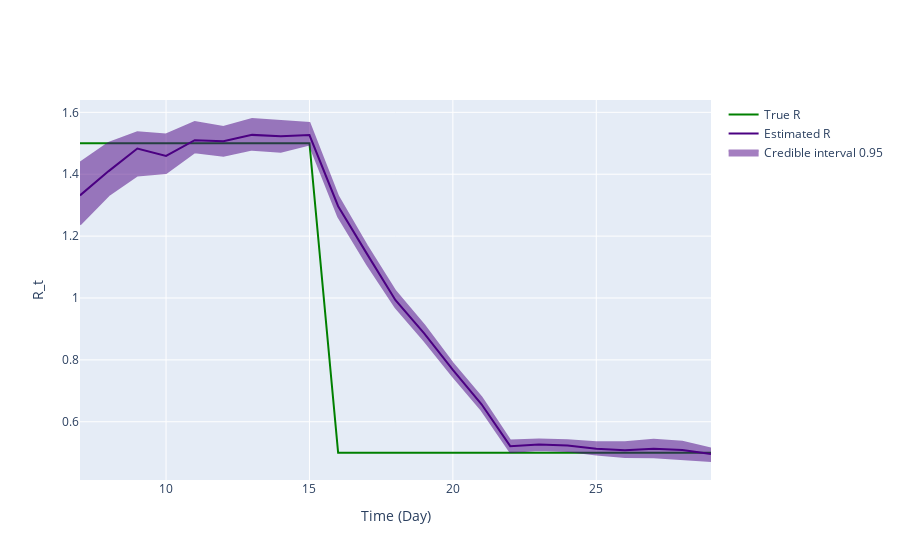

Write notebook code for a chart like this one.
### Markdown cell above
## Inference plot using class method results

### Code cell
fig = ReproductionNumberPlot()

fig.add_ground_truth_rt(ground_truth)
fig.add_interval_rt(new_intervals)

fig.update_labels(time_label='Time (Day)', r_label='R_t')

fig.show_figure()

### Figure 1 — Plotly figure (JSON) as saved in the notebook; plotly's stock layout.template omitted (floating-point values rounded to 4 significant figures)
{"data": [{"line": {"color": "green"}, "mode": "lines", "name": "True R", "type": "scatter", "x": [7, 8, 9, 10, 11, 12, 13, 14, 15, 16, 17, 18, 19, 20, 21, 22, 23, 24, 25, 26, 27, 28, 29], "y": [1.5, 1.5, 1.5, 1.5, 1.5, 1.5, 1.5, 1.5, 1.5, 0.5, 0.5, 0.5, 0.5, 0.5, 0.5, 0.5, 0.5, 0.5, 0.5, 0.5, 0.5, 0.5, 0.5]}, {"line": {"color": "indigo"}, "mode": "lines", "name": "Estimated R", "type": "scatter", "x": [7, 8, 9, 10, 11, 12, 13, 14, 15, 16, 17, 18, 19, 20, 21, 22, 23, 24, 25, 26, 27, 28, 29], "y": [1.331, 1.41, 1.483, 1.459, 1.51, 1.506, 1.527, 1.522, 1.526, 1.297, 1.143, 0.9928, 0.8858, 0.7676, 0.6565, 0.5212, 0.5267, 0.5231, 0.5131, 0.5081, 0.5125, 0.5087, 0.4957]}, {"fill": "toself", "fillcolor": "indigo", "line": {"color": "indigo"}, "mode": "lines", "name": "Credible interval 0.95", "opacity": 0.5, "type": "scatter", "x": [7, 8, 9, 10, 11, 12, 13, 14, 15, 16, 17, 18, 19, 20, 21, 22, 23, 24, 25, 26, 27, 28, 29, 29, 28, 27, 26, 25, 24, 23, 22, 21, 20, 19, 18, 17, 16, 15, 14, 13, 12, 11, 10, 9, 8, 7], "y": [1.437, 1.501, 1.536, 1.528, 1.569, 1.553, 1.578, 1.572, 1.566, 1.329, 1.169, 1.022, 0.9125, 0.7886, 0.6791, 0.5396, 0.5424, 0.5399, 0.534, 0.5336, 0.5421, 0.5358, 0.5136, 0.4732, 0.4795, 0.4858, 0.4866, 0.4946, 0.5052, 0.5089, 0.5024, 0.6376, 0.7467, 0.8621, 0.9698, 1.11, 1.264, 1.496, 1.473, 1.479, 1.46, 1.471, 1.404, 1.396, 1.332, 1.237]}], "layout": {"hovermode": "x unified", "xaxis": {"title": {"text": "Time (Day)"}}, "yaxis": {"title": {"text": "R_t"}}}}
